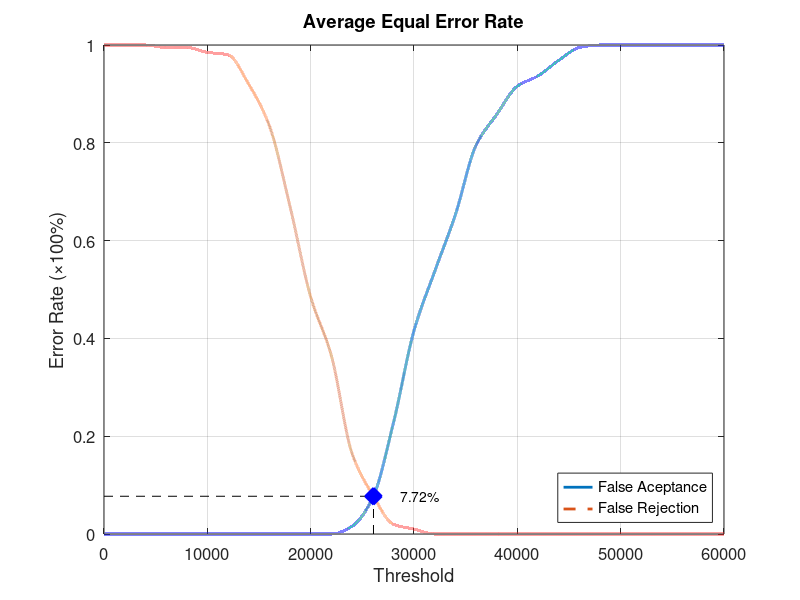
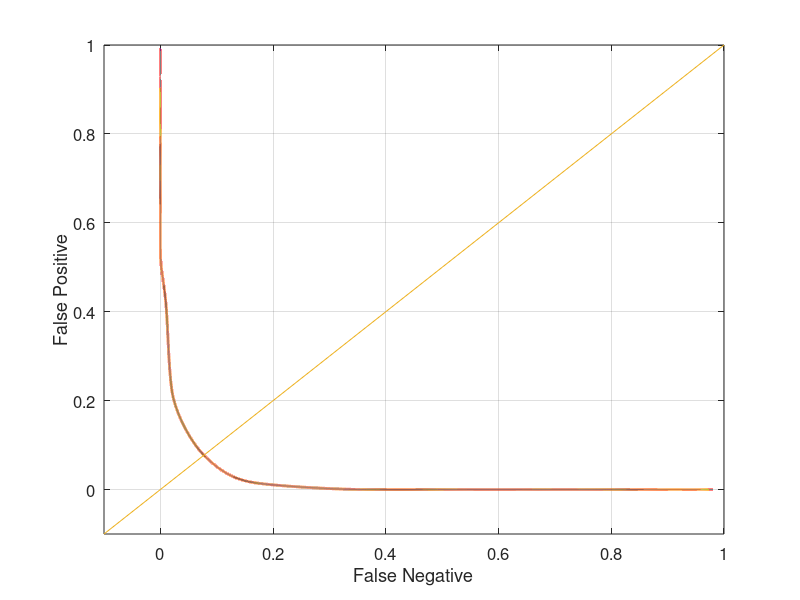

Reproduce these figures in MATLAB, in order.
function yEER = Database1_1
close all;
clear;
clc;
x = 0:2000:60000;
xq = 0:0.5:60000;

y0 = [0 0 0 0 0 0 0 0 0 0 0 0 0.0157895 0.0736842 0.226316 0.415789 0.536842 0.652632 0.794737 0.857895 0.915789 0.936842 0.968421 0.994737 1 1 1 1 1 1 1];
yy0 = interp1(x, y0, xq, 'pchip');
y1 = [1 1 1 0.995 0.995 0.985 0.98 0.92 0.835 0.67 0.485 0.365 0.165 0.08 0.02 0.01 0 0 0 0 0 0 0 0 0 0 0 0 0 0 0];
yy1 = interp1(x, y1, xq, 'pchip');

% Calculating EER: 
y2 = abs(y0 - y1);
find(y2 == min(y2))
yy2 = abs(yy0 - yy1);
xEER = find(yy2 == min(yy2));
xEERIndex = xq(xEER) % X-axis EER
yEER = yy0(xEER) % Y-axis EER

main = figure
plot(xq, yy0,'-','LineWidth', 2);	hold on
plot(xq, yy1,'--','LineWidth', 2);	hold on
plot([xEERIndex xEERIndex], [0 yEER], 'k--');	hold on
plot([0 xEERIndex], [yEER yEER], 'k--');	hold on
plot(xEERIndex, yEER, 'bx', 'LineWidth', 10);	hold on
text(xEERIndex + 10 * xEERIndex / 100, yEER, [num2str(round((10000 * yEER)) / 100) '%'])
legend('False Aceptance', 'False Rejection', 'Location', 'SouthEast')
xlabel('Threshold')
ylabel('Error Rate (\times100%)')
title('Average Equal Error Rate')
set(gca, 'FontSize', 12)
axis([0 60000 0 1])
grid on

print(main, 'Database1_1Main', '-dpng');
FNRxFPR = figure('Color', [1 1 1]);
plot(yy1, yy0, '-', yy1, yy0, 'LineWidth', 2);
hold on
y = -0.1:0.1:1
plot(y, y); 
set(gca, 'FontSize', 12)
xlabel('False Negative')
ylabel('False Positive')
axis([-0.1 1 -0.1 1])
set(gca, 'FontSize', 12)
grid on

print(FNRxFPR, 'Database1_1FNRxFPR','-dpng');
end
